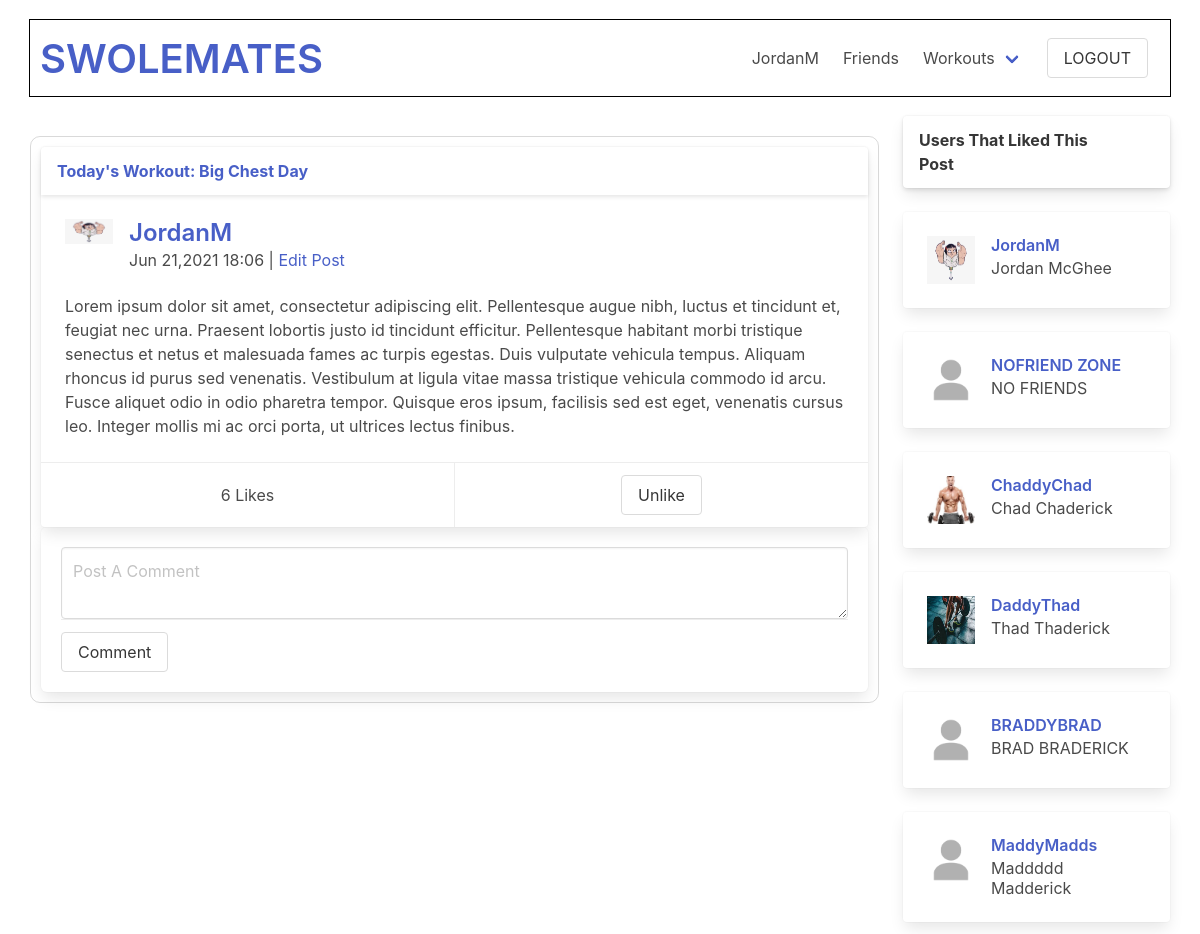
The page /swolemates/post/37 (signed in) on the database its author committed.
### swolemates_app/models.py (models this page shows, shortened)
class User(models.Model):
    first_name = models.CharField(max_length = 50)
    last_name = models.CharField(max_length = 50)
    username = models.CharField(max_length=45, unique=True)
    email = models.EmailField(unique=True)
    password = models.CharField(max_length = 60)
    profile_photo = models.ImageField(default='default.png', upload_to = "images/")
    bio = models.TextField(blank=True, null=True)
    fav_exercises = models.TextField(blank=True, null=True)
    objects = UserManager()
    friends = models.ManyToManyField('self', blank=True)
    created_at = models.DateTimeField(auto_now_add=True)
    updated_at = models.DateTimeField(auto_now=True)
    def __str__(self):
        return self.username

class Post(models.Model):
    content = models.TextField()
    image = models.ImageField(null=True, blank=True, upload_to = "images/")
    posted_by = models.ForeignKey(User, related_name="posts", on_delete=models.CASCADE)
    liked_by = models.ManyToManyField(User, related_name="liked_posts", blank=True)
    workout = models.ForeignKey(Workout, null=True, blank=True, related_name="posts", on_delete=models.SET_NULL)
    objects = PostCommentManager()
    created_at = models.DateTimeField(auto_now_add=True)
    updated_at = models.DateTimeField(auto_now=True)

class Workout(models.Model):
    name = models.CharField(max_length=50)
    created_by = models.ForeignKey(User, related_name="workouts", on_delete=models.CASCADE)
    liked_by = models.ManyToManyField(User, related_name="liked_workouts", blank=True)
    objects = WorkoutManager()
    created_at = models.DateTimeField(auto_now_add=True)
    updated_at = models.DateTimeField(auto_now=True)

### swolemates_app/views.py (the view)
# urls.py: path('swolemates/post/<int:post_id>', views.view_post),
def view_post(request,post_id):
    post = Post.objects.get(id=post_id)
    context = {
        "user": User.objects.get(id=request.session["user_id"]),
        "profile": post.posted_by,
        "post": post,
    }
    return render(request, "post_view.html", context)

### swolemates_app/templates/post_view.html (shortened to what this page needs)
<!DOCTYPE html>
<html lang="en">
<head>
    <link rel="stylesheet" href="https://cdn.jsdelivr.net/npm/bulma@0.9.3/css/bulma.min.css">
    {% load static %}
    <link rel="stylesheet" href="{% static 'css/home_page.css' %}">
</head>
<body>
    <div id="wrapper">
        <nav class="navbar">
            <div class="navbar-brand">
                    <p class="title is-2 is-align-self-center" id="wtf"><a href="/swolemates">SWOLEMATES</a></p>
            </div>
            <div class="navbar-menu navbar-end">
                <a href="/swolemates/user/{{user.username}}" class="navbar-item">
                    {{user.username}}
                </a>
                <a href="/swolemates/user/{{user.username}}/friends" class="navbar-item">
                    Friends
                </a>
                <div class="navbar-item has-dropdown is-hoverable">
                    <a href="/swolemates/user/{{user.username}}/workouts" class="navbar-link">
                        Workouts
                    </a>
                </div>
                <div class="navbar-item">
                    <form action="/logout" method="POST">
                        <input type="submit" value="LOGOUT" class="button" id="logout">
                    </form>
                </div>
            </div>
        </nav>
    <div class="tile is-ancestor is-align-items-flex-start">
        <div class="tile is-parent is-vertical is-9">
            <div class="tile is-child is-vertical">
                <div class="post">
                    <div class="tile is-12">
                            <div class="tile" id="test">
                                <div class="card">
                                    {% if post.workout %}
                                    <header class="card-header">
                                        <p class="card-header-title">
                                            <a href="/swolemates/workout/{{post.workout.id}}">Today's Workout: {{post.workout.name}}</a>
                                        </p>
                                    </header>
                                    {% endif %}
                                    <div class="card-content">
                                        <div class="media">
                                            <div class="media-left">
                                                <figure class="image is-48x48">
                                                <img src="/media/{{post.posted_by.profile_photo}}" alt="profile photo">
                                                </figure>
                                            </div>
                                            <div class="media-content">
                                                <p class="title is-4"><a href="/swolemates/user/{{post.posted_by.username}}">{{post.posted_by}}</a></p>
                                                <p class="subtitle is-6">{{post.updated_at|date:"M d,Y H:m "}} {% if post.posted_by == user %}|  <a href="/swolemates/post/{{post.id}}/edit">Edit Post</a> {% endif %}</p>
                                            </div>
                                        </div>
                                        <div class="content">
                                            <p>{{post.content}}</p>
                                        </div>
                                    </div>
                                    <footer class="card-footer">
                                        <p class="card-footer-item">{{post.liked_by.all|length}} Likes</p>
                                        {% if user in post.liked_by.all %}
                                            <div class="card-footer-item">
                                                <form action="/swolemates/post/{{post.id}}/remove_like" method="POST" >
                                                    <input type="submit" value="Unlike" class="button">
                                                </form>
                                            </div>
                                        {% endif %}
                                    </footer>
                                </div>
                            </div>
                    </div>
                    <div class="tile is-12">
                        <div class="box">
                            <div class="media">
                                <form action="/swolemates/post/{{post.id}}/add_comment" method="POST">
                                <div class="media-content">
                                    <textarea class="textarea" name="content" id="home-text-area" cols="300" rows="2" placeholder="Post A Comment"></textarea>
                                </div>
                                <div class="media">
                                    <input type="submit" value="Comment" class="button">
                                </div>
                                </form>
                            </div>
                        </div>
                    </div>
                </div>
            </div>
        </div>
        <div class="tile is-parent is-vertical is-align-items-flex-start">
                <div class="tile is-child is-12">
                    <div class="card">
                        <header class="card-header">
                        <p class="card-header-title">
                            Users That Liked This Post
                        </p>
                        <button class="card-header-icon" aria-label="more options">
                            <span class="icon">
                            </span>
                        </button>
                        </header>
                    </div>
                </div>
                {% for person in post.liked_by.all %}
                    <div class="tile is-child is-12">
                        <div class="card">
                            <div class="card-content">
                                <div class="media">
                                    <div class="media-left">
                                        <img src="/media/{{person.profile_photo}}" alt="{{friend.username}}'s profile pic" class="image is-48x48">
                                    </div>
                                    <div class="media-content">
                                        <p class="title is-6"><a href="/swolemates/user/{{person.username}}">{{ person.username }}</a></p>
                                        <p class="subtitle is-6">{{ person.first_name }} {{ person.last_name }}</p>
                                    </div>
                                </div>
                            </div>
                        </div>
                    </div>
                {% endfor %}
        </div>
        </div>
    </div>
</body>
</html>

### swolemates_app/static/css/home_page.css (style rules this page uses)
* { margin: 0px; padding: 0px; }
#wrapper { width: 95%; margin: auto; }
.is-ancestor { margin: auto; }
#wtf { margin-bottom: 0px; padding-bottom: 0px; }
nav { margin: 20px auto; padding: 10px; outline: 1px solid black; }
#home-text-area { width: 100%; }
#test .card { width: 100%; }
.post { margin: 20px auto; padding: 10px; border: 1px solid rgb(0, 0, 0, .15); border-radius: 10px; }
.box { width: 100%; }

### rows shown on the page
User: username "JordanM", profile_photo (picture), first_name "Jordan", last_name "McGhee"
Post: workout.name "Big Chest Day", posted_by.profile_photo (picture), posted_by "JordanM", updated_at "Jun 21,2021 18:06", content "Lorem ipsum dolor sit amet, consectetur adipiscing elit. Pellentesque augue nibh, luctus et tincidunt et, feugiat nec urna. Praesent lobortis justo id tincidunt efficitur. Pellentesque habitant morbi tristique senectus et netus et malesuada fames ac turpis egestas. Duis vulputate vehicula tempus. Aliquam rhoncus id purus sed venenatis. Vestibulum at ligula vitae massa tristique vehicula commodo id arcu. Fusce aliquet odio in odio pharetra tempor. Quisque eros ipsum, facilisis sed est eget, venenatis cursus leo. Integer mollis mi ac orci porta, ut ultrices lectus finibus.", liked_by.all|length "6"
User: profile_photo (placeholder picture), username "NOFRIEND ZONE", first_name "NO", last_name "FRIENDS"
User: profile_photo (picture), username "ChaddyChad", first_name "Chad", last_name "Chaderick"
User: profile_photo (picture), username "DaddyThad", first_name "Thad", last_name "Thaderick"
User: profile_photo (placeholder picture), username "BRADDYBRAD", first_name "BRAD", last_name "BRADERICK"
User: profile_photo (placeholder picture), username "MaddyMadds", first_name "Maddddd", last_name "Madderick"
